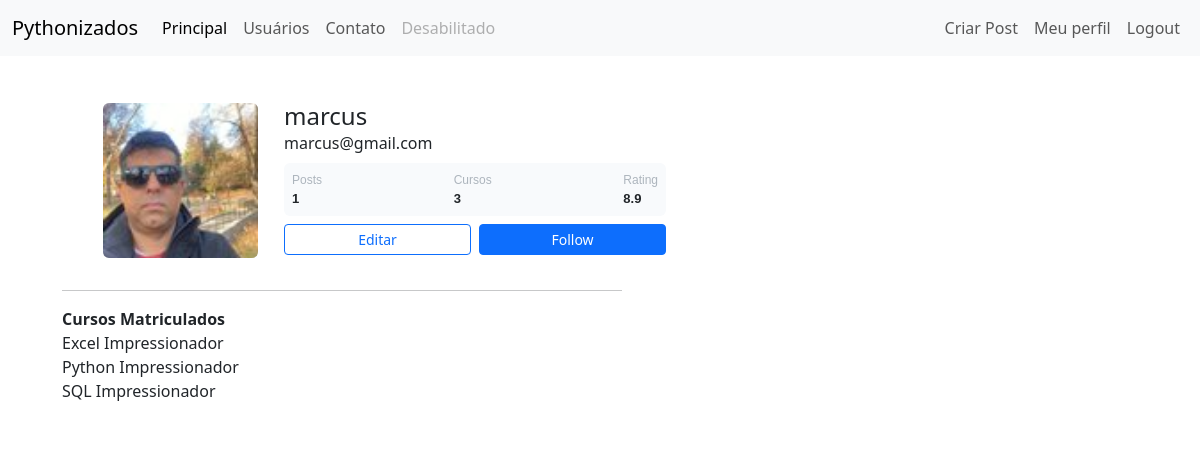
The page /perfil (signed in) on the database its author committed.
### comunidade/models.py (models this page shows)
class Usuario(database.Model, UserMixin): # UserMixin serve para poder reutilizar
    id = database.Column(database.Integer, primary_key=True)
    username = database.Column(database.String, nullable=False, unique=True)
    email = database.Column(database.String, nullable=False, unique=True)
    senha = database.Column(database.String, nullable=False)
    foto_perfil = database.Column(database.String, default='default.jpg')
    posts = database.relationship('Post', backref='autor', lazy=True)
    cursos = database.Column(database.String, nullable=False, default='Não informado')

### comunidade/routes.py (the view, shortened to what this page needs)
@app.route('/perfil', methods=['GET', 'POST'])
@login_required
def editaperfil():
    foto_perfil = url_for('static', filename=f"fotos_perfil/{current_user.foto_perfil}")
    form = FormEditarPerfil()
    quantidade_posts = Post.query.filter_by(id_usuario=current_user.id).count()
    return render_template('perfil.html', form=form, foto_perfil=foto_perfil,quantidade_posts=quantidade_posts)

### comunidade/models.py (called while the page is built)
@login_manager.user_loader # aceno ao login_manager que a função abaixo é a que carrega o usuário
def load_user(user_id):
    return Usuario.query.get(int(user_id))

### comunidade/templates/perfil.html (shortened to what this page needs)
{% extends 'base.html' %}
{% block body %}
<div class="container height-100">
    <div class="card text-left">
        <div class="card p-3">
            <div class="d-flex align-items-left">
                <div class="image me-3 image-adjust">
                    <img src="{{ url_for('static', filename='fotos_perfil/' + current_user.foto_perfil) }}"
                        class="rounded" width="155">
                </div>
                <div class="ml-3 w-100">
                    <h4 class="mb-0 mt-0">{{ current_user.username }}</h4>
                    <span>{{ current_user.email }}</span>
                    <div class="p-2 mt-2 d-flex justify-content-between rounded stats">
                        <div class="d-flex flex-column">
                            <span class="articles">Posts</span>
                            <span class="number1">{{ quantidade_posts }}</span>
                        </div>
                        <div class="d-flex flex-column">
                            <span class="Curos">Cursos</span>
                            {% if current_user.cursos == 'Não informado' %}
                            <span class="number2">0</span>
                            {% else %}
                            <span class="number2">{{current_user.cursos.count(';')+1}}</span>
                            {% endif %}
                        </div>
                        <div class="d-flex flex-column">
                            <span class="rating">Rating</span>
                            <span class="number3">8.9</span>
                        </div>
                    </div>
                    <div class="button mt-2 d-flex flex-row align-items-center gap-2">
                        <button class="btn btn-sm btn-outline-primary w-100" onclick="toggleEdit()">Editar</button>
                        <button class="btn btn-sm btn-primary w-100">Follow</button>
                    </div>
                </div>
            </div>
        </div>
        <div class="cursos_matriculados_registrados">
            {% if current_user.cursos == 'Não informado' %}
            {% else %}
            <hr>
            <span class="cursos_matriculados-reg" style="font-weight: bold;">Cursos Matriculados</span>
            {% for iten in current_user.cursos.split(';') %}
                <div class="listagem_cursos">
                    {{  iten }}
                 </div>
                {% endfor %}
            {% endif %}
        </div>
    </div>
</div>
{% endblock %}

### comunidade/static/css/perfil.css (style rules this page uses)
.card { width: 600px; margin-left: 20px; border: none; border-radius: 10px; background-color: #fff; padding: 20px; }
.image img { margin-right: 10px; margin-left: 5px; width: 155px; height: 155px; object-fit: cover; border-radius: 10px; margin-top: 1x; position: relative; }
.button { display: flex; justify-content: space-between; gap: 8px; }
.button .btn { width: 48%; }
.container.height-100 { margin-top: 10px; margin-left: 10px; display: block; text-align: left; }
.stats { background-color: #f8fafc; color: #6c757d; border-radius: 8px; padding: 10px; font-family: Arial, sans-serif; }
.stats span { font-size: 12px; color: #adb5bd; font-weight: 500; }
.stats .number1, .stats .number2, .stats .number3 { font-size: 13px; font-weight: bold; color: #212529; }
.image-adjust { margin-top: 1px; }

### rows shown on the page
Usuario: foto_perfil (picture), username "marcus", email "marcus@gmail.com", cursos "3"

### other values the page prints
{{ quantidade_posts }} "1"
{{ iten }} "Excel Impressionador" "Python Impressionador" "SQL Impressionador"
